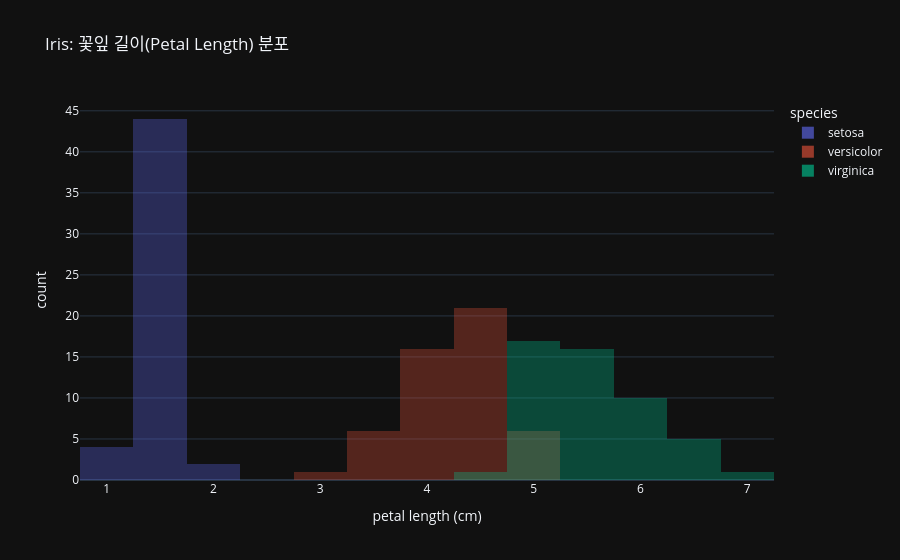

Source (notebook cell):
### Markdown cell above
> **산점도에서 읽어내야 할 것:**
> - 꽃잎(petal) 그래프: setosa가 완전히 분리됨 → 쉽게 구분 가능
> - 꽃받침(sepal) 그래프: 세 품종이 많이 겹침 → 이 피처만으로는 분류 어려움
> - versicolor와 virginica는 꽃잎 그래프에서도 일부 겹침 → 모델이 헷갈릴 수 있는 구간

### Code cell
# sns.histplot(
#     data=df, x="petal length (cm)", hue="species",
#     element="step", stat="density", common_norm=False
# )
# plt.title("Iris: Petal length distribution by species")
# plt.show()

# 히스토그램: 특정 피처의 분포를 품종별로 비교
fig = px.histogram(
    df,
    x="petal length (cm)",
    color="species",
    barmode="overlay",
    nbins=20,
    title="Iris: 꽃잎 길이(Petal Length) 분포"
)
fig.update_traces(opacity=0.6)
fig.show()

### Figure 1 — Plotly figure (JSON) as saved in the notebook; plotly's stock layout.template omitted (floating-point values rounded to 4 significant figures)
{"data": [{"bingroup": "x", "hovertemplate": "species=setosa<br>petal length (cm)=%{x}<br>count=%{y}<extra></extra>", "legendgroup": "setosa", "marker": {"color": "#636efa", "opacity": 0.5, "pattern": {"shape": ""}}, "name": "setosa", "nbinsx": 20, "orientation": "v", "showlegend": true, "x": [1.4, 1.4, 1.3, 1.5, 1.4, 1.7, 1.4, 1.5, 1.4, 1.5, 1.5, 1.6, 1.4, 1.1, 1.2, 1.5, 1.3, 1.4, 1.7, 1.5, 1.7, 1.5, 1.0, 1.7, 1.9, 1.6, 1.6, 1.5, 1.4, 1.6, 1.6, 1.5, 1.5, 1.4, 1.5, 1.2, 1.3, 1.4, 1.3, 1.5, 1.3, 1.3, 1.3, 1.6, 1.9, 1.4, 1.6, 1.4, 1.5, 1.4], "xaxis": "x", "yaxis": "y", "type": "histogram", "opacity": 0.6}, {"bingroup": "x", "hovertemplate": "species=versicolor<br>petal length (cm)=%{x}<br>count=%{y}<extra></extra>", "legendgroup": "versicolor", "marker": {"color": "#EF553B", "opacity": 0.5, "pattern": {"shape": ""}}, "name": "versicolor", "nbinsx": 20, "orientation": "v", "showlegend": true, "x": [4.7, 4.5, 4.9, 4.0, 4.6, 4.5, 4.7, 3.3, 4.6, 3.9, 3.5, 4.2, 4.0, 4.7, 3.6, 4.4, 4.5, 4.1, 4.5, 3.9, 4.8, 4.0, 4.9, 4.7, 4.3, 4.4, 4.8, 5.0, 4.5, 3.5, 3.8, 3.7, 3.9, 5.1, 4.5, 4.5, 4.7, 4.4, 4.1, 4.0, 4.4, 4.6, 4.0, 3.3, 4.2, 4.2, 4.2, 4.3, 3.0, 4.1], "xaxis": "x", "yaxis": "y", "type": "histogram", "opacity": 0.6}, {"bingroup": "x", "hovertemplate": "species=virginica<br>petal length (cm)=%{x}<br>count=%{y}<extra></extra>", "legendgroup": "virginica", "marker": {"color": "#00cc96", "opacity": 0.5, "pattern": {"shape": ""}}, "name": "virginica", "nbinsx": 20, "orientation": "v", "showlegend": true, "x": [6.0, 5.1, 5.9, 5.6, 5.8, 6.6, 4.5, 6.3, 5.8, 6.1, 5.1, 5.3, 5.5, 5.0, 5.1, 5.3, 5.5, 6.7, 6.9, 5.0, 5.7, 4.9, 6.7, 4.9, 5.7, 6.0, 4.8, 4.9, 5.6, 5.8, 6.1, 6.4, 5.6, 5.1, 5.6, 6.1, 5.6, 5.5, 4.8, 5.4, 5.6, 5.1, 5.1, 5.9, 5.7, 5.2, 5.0, 5.2, 5.4, 5.1], "xaxis": "x", "yaxis": "y", "type": "histogram", "opacity": 0.6}], "layout": {"xaxis": {"anchor": "y", "domain": [0.0, 1.0], "title": {"text": "petal length (cm)"}}, "yaxis": {"anchor": "x", "domain": [0.0, 1.0], "title": {"text": "count"}}, "legend": {"title": {"text": "species"}, "tracegroupgap": 0}, "title": {"text": "Iris: 꽃잎 길이(Petal Length) 분포"}, "barmode": "overlay"}}
